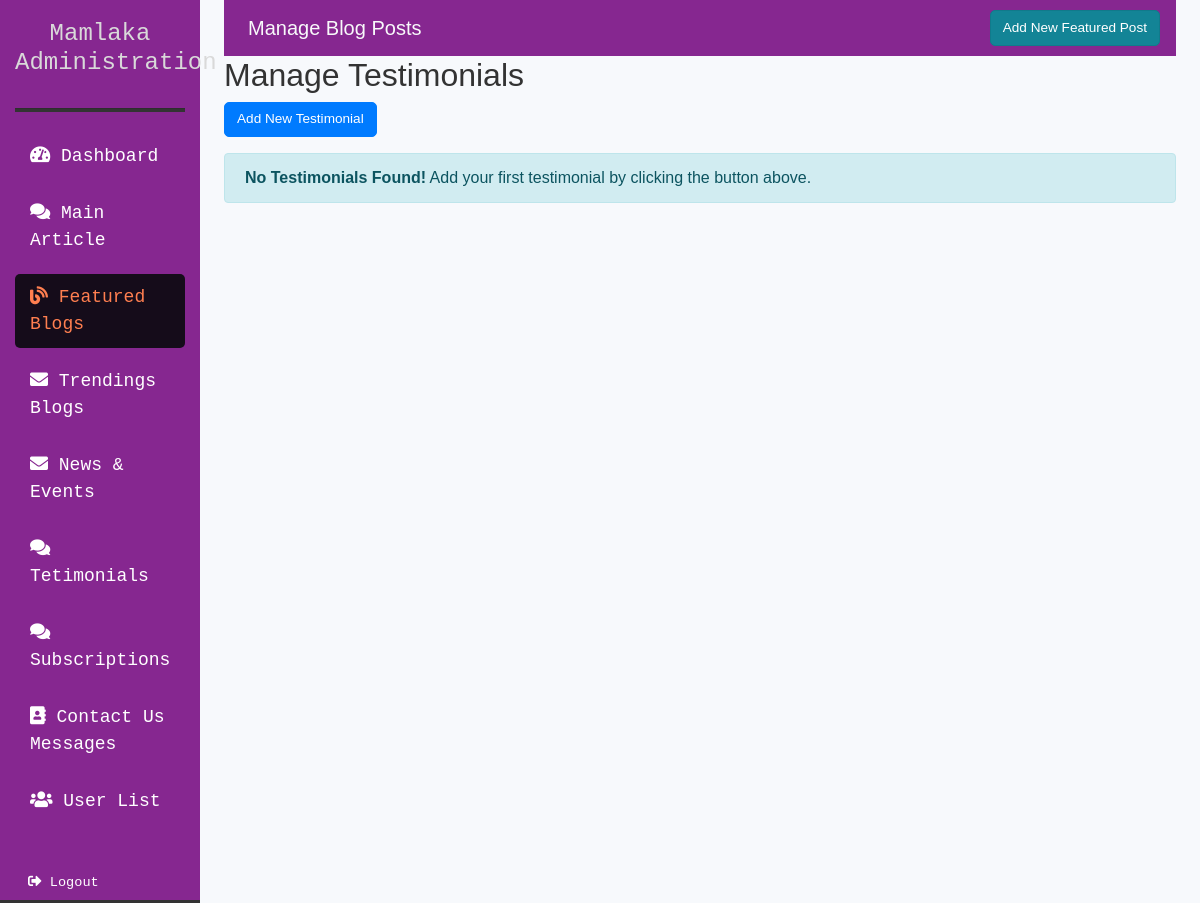
Before: /testimonials-list/ (signed in) with the older database file.
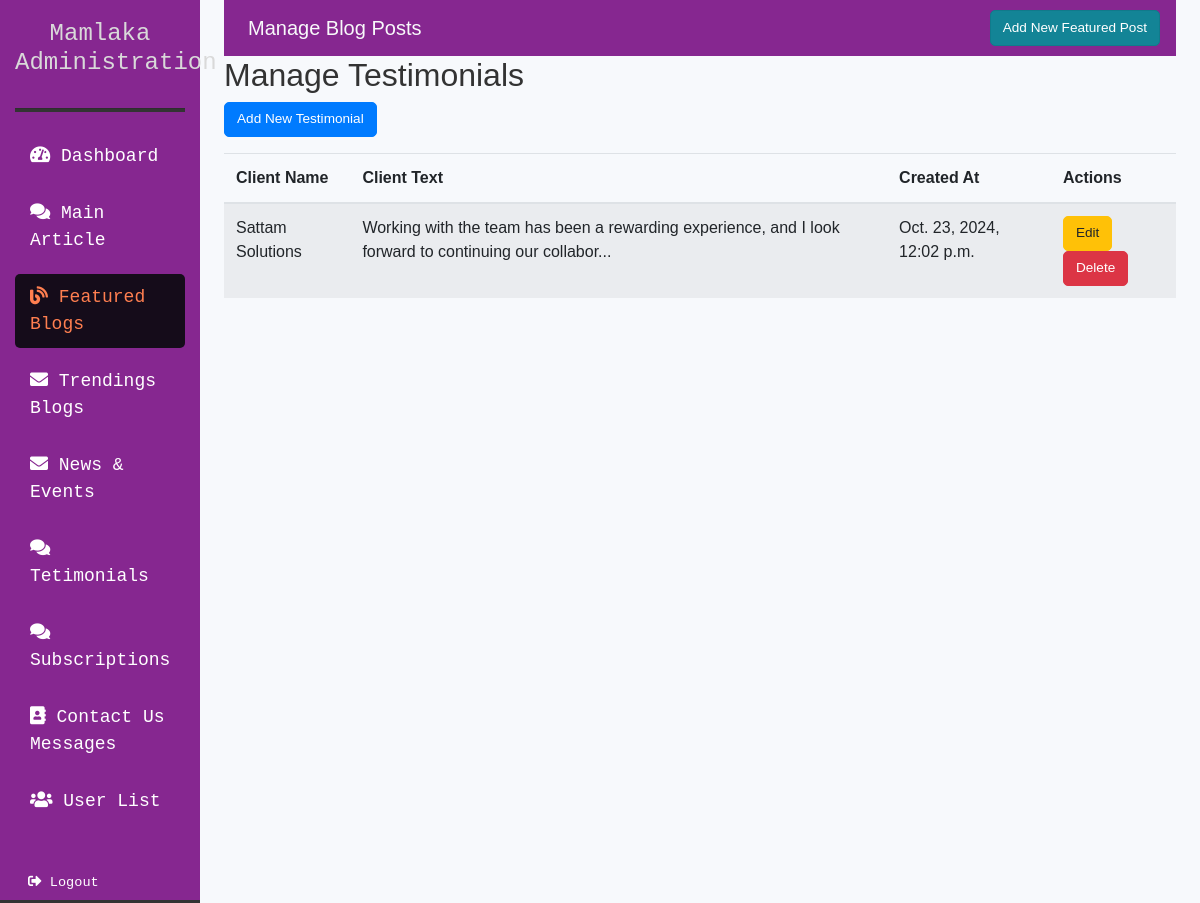
After: the same page with the newer database file.
### blog/models.py (models this page shows, shortened)
class Testimonial(models.Model):
    user = models.ForeignKey(User, on_delete=models.CASCADE, null=True, blank=True)
    profile_image = models.ImageField(upload_to='testimonial_images/', null=True, blank=True)
    client_name = models.CharField(max_length=100)
    client_text = models.TextField()
    created_at = models.DateTimeField(auto_now_add=True)

### blog/template_views.py (the view)
# urls.py: path('testimonials-list/', template_views.testimonial_list, name='testimonial_list'),
@login_required
def testimonial_list(request):
    testimonials = Testimonial.objects.all().order_by('-created_at')
    return render(request, 'testimonial_list.html', {'testimonials': testimonials})

### templates/testimonial_list.html
{% extends 'base.html' %}
{% load static %}
{% block content %}
<h2>Manage Testimonials</h2>
<a href="{% url 'add_testimonial' %}" class="btn btn-primary mb-3">Add New Testimonial</a>
{% if testimonials %}
    <table class="table table-striped">
        <thead>
            <tr>
                <th>Client Name</th>
                <th>Client Text</th>
                <th>Created At</th>
                <th>Actions</th>
            </tr>
        </thead>
        <tbody>
            {% for testimonial in testimonials %}
            <tr>
                <td>{{ testimonial.client_name }}</td>
                <td>{{ testimonial.client_text|slice:":100" }}...</td>
                <td>{{ testimonial.created_at }}</td>
                <td>
                    <a href="{% url 'testimonial_update' testimonial.id %}" class="btn btn-warning btn-sm">Edit</a>
                    <a href="{% url 'testimonial_delete' testimonial.id %}" class="btn btn-danger btn-sm" onclick="return confirm('Are you sure?')">Delete</a>
                </td>
            </tr>
            {% endfor %}
        </tbody>
    </table>
{% else %}
    <div class="alert alert-info" role="alert">
        <strong>No Testimonials Found!</strong> Add your first testimonial by clicking the button above.
    </div>
{% endif %}
{% endblock %}

Changed rows visible on the page:
added Testimonial: client_name "Sattam Solutions", client_text "Working with the team has been a rewarding experience, and I look forward to continuing our collabor", created_at "Oct. 23, 2024, 12:02 p.m."
Other visible differences:
text no longer shown: "No Testimonials Found! Add your first testimonial by clicking the button above."
text now shown: "Client Name Client Text Created At Actions"
